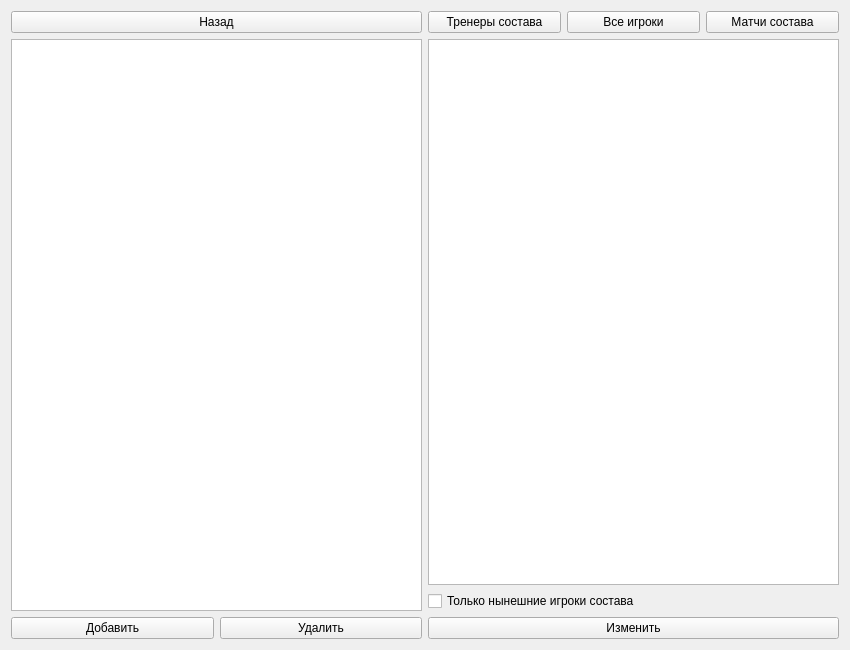
<?xml version="1.0" encoding="UTF-8"?>
<ui version="4.0">
 <class>PlayersInSquads</class>
 <widget class="QWidget" name="PlayersInSquads">
  <property name="geometry">
   <rect>
    <x>0</x>
    <y>0</y>
    <width>850</width>
    <height>650</height>
   </rect>
  </property>
  <property name="windowTitle">
   <string>Игроки состава</string>
  </property>
  <layout class="QGridLayout" name="gridLayout">
   <item row="0" column="0">
    <layout class="QHBoxLayout" name="horizontalLayout_3">
     <item>
      <layout class="QVBoxLayout" name="verticalLayout">
       <item>
        <widget class="QPushButton" name="btn_Exit">
         <property name="text">
          <string>Назад</string>
         </property>
        </widget>
       </item>
       <item>
        <widget class="QTableWidget" name="tw_Squads"/>
       </item>
       <item>
        <layout class="QHBoxLayout" name="horizontalLayout_2">
         <item>
          <widget class="QPushButton" name="btn_AddSquad">
           <property name="text">
            <string>Добавить</string>
           </property>
          </widget>
         </item>
         <item>
          <widget class="QPushButton" name="btn_DeleteSquad">
           <property name="text">
            <string>Удалить</string>
           </property>
          </widget>
         </item>
        </layout>
       </item>
      </layout>
     </item>
     <item>
      <layout class="QVBoxLayout" name="verticalLayout_2">
       <item>
        <layout class="QHBoxLayout" name="horizontalLayout">
         <item>
          <widget class="QPushButton" name="btn_CoachStaff">
           <property name="text">
            <string>Тренеры состава</string>
           </property>
          </widget>
         </item>
         <item>
          <widget class="QPushButton" name="btn_AllPlayers">
           <property name="text">
            <string>Все игроки</string>
           </property>
          </widget>
         </item>
         <item>
          <widget class="QPushButton" name="btn_MatchesInSquads">
           <property name="text">
            <string>Матчи состава</string>
           </property>
          </widget>
         </item>
        </layout>
       </item>
       <item>
        <widget class="QTableWidget" name="tw_Players"/>
       </item>
       <item>
        <widget class="QCheckBox" name="checkBox_OnlyCurrent">
         <property name="text">
          <string>Только нынешние игроки состава</string>
         </property>
        </widget>
       </item>
       <item>
        <widget class="QPushButton" name="btn_ChangePlayer">
         <property name="text">
          <string>Изменить</string>
         </property>
        </widget>
       </item>
      </layout>
     </item>
    </layout>
   </item>
  </layout>
 </widget>
 <resources/>
 <connections/>
</ui>
